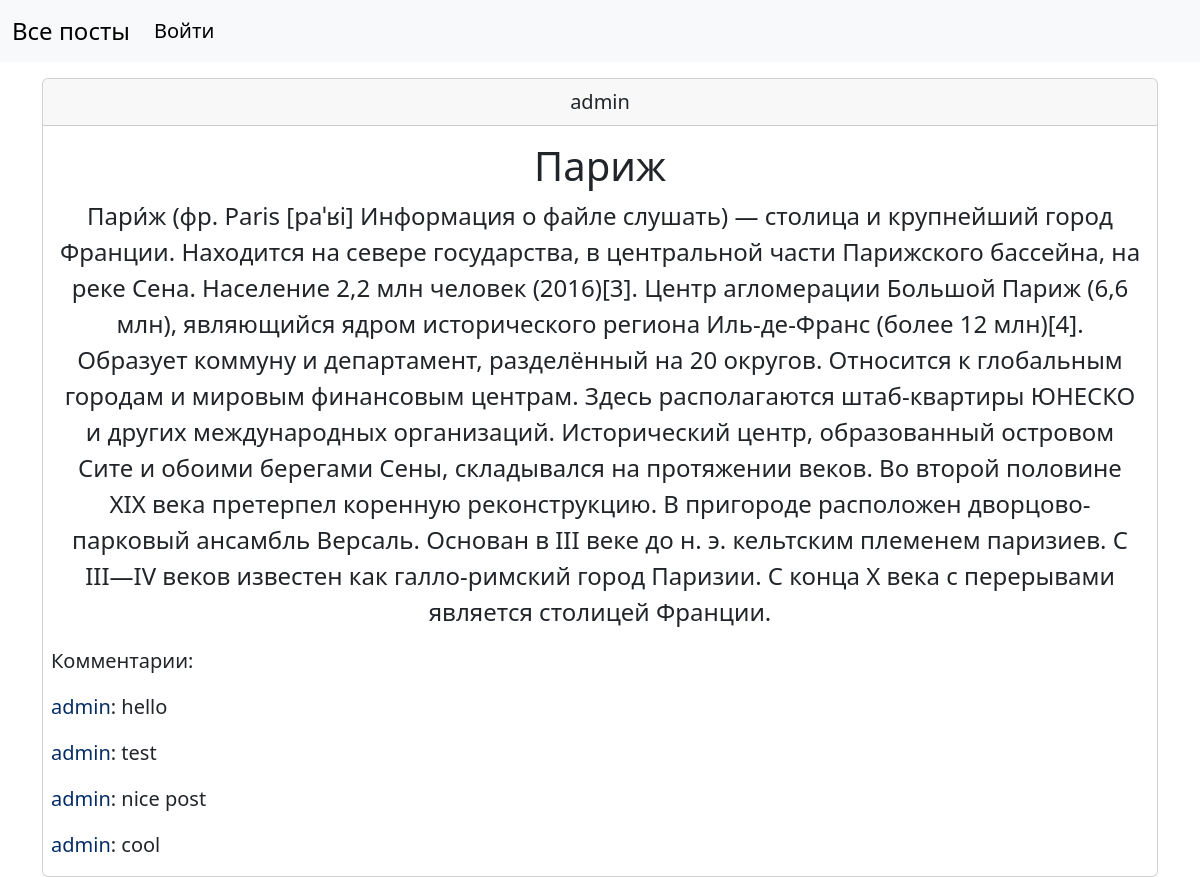
The app's page /post/4 with its own data.
### core/models.py (models this page shows, shortened)
class User(db.Model, UserMixin):
    __tablename__ = 'users'
    id = db.Column(db.Integer, primary_key=True)
    username = db.Column(db.String(128), nullable=False, unique=True)
    password = db.Column(db.String(25), nullable=False)
    posts = db.relationship('Post', backref='author', lazy=True)
    comments = db.relationship('Comment', backref='author', lazy=True)
    def __str__(self) -> str:
        return self.username

class Post(db.Model):
    __tablename__ = 'posts'
    id = db.Column(db.Integer, primary_key=True)
    title = db.Column(db.String(128), nullable=False)
    body = db.Column(db.Text, nullable=False)
    author_id = db.Column(db.Integer, db.ForeignKey('users.id'), nullable=False)
    comments = db.relationship('Comment', backref='post', lazy=True, cascade='all, delete')

class Comment(db.Model):
    __tablename__ = 'comments'
    id = db.Column(db.Integer, primary_key=True)
    message = db.Column(db.String(128), nullable=False)
    author_id = db.Column(db.Integer, db.ForeignKey('users.id'), nullable=False)
    post_id = db.Column(db.Integer, db.ForeignKey('posts.id'), nullable=False)

### core/routes.py (the view)
@app.route("/post/<int:id>")
def post(id):
    post = Post.query.get(id)
    return render_template("post.html", post=post)

### core/templates/post.html (shortened to what this page needs)
{% extends "base.html" %}
{% block content %}
<div>
    <div class="card mt-3">
        <div class="card-header text-center fs-5">
            {{ post.author }}
        </div>
        <div class="card-body text-center">
            <h5 class="card-title text-center fs-1">{{ post.title }}</h5>
            <p class="card-text text-center fs-4">{{ post.body }}</p>
        </div>
        <p class="fs-5 ms-2">Комментарии:</p>
        {% for comment in post.comments %}
        <p class="fs-5 ms-2"><span class="text-primary-emphasis">{{ comment.author }}</span>: {{ comment.message }}</p>
        {% endfor %}
    </div>
</div>
{% endblock %}

### records on screen
User: author "admin"
Post: title "Париж", body "Пари́ж (фр. Paris [paˈʁi] Информация о файле слушать) — столица и крупнейший город Франции. Находится на севере государства, в центральной части Парижского бассейна, на реке Сена. Население 2,2 млн человек (2016)[3]. Центр агломерации Большой Париж (6,6 млн), являющийся ядром исторического региона Иль-де-Франс (более 12 млн)[4]. Образует коммуну и департамент, разделённый на 20 округов. Относится к глобальным городам и мировым финансовым центрам. Здесь располагаются штаб-квартиры ЮНЕСКО и других международных организаций. Исторический центр, образованный островом Сите и обоими берегами Сены, складывался на протяжении веков. Во второй половине XIX века претерпел коренную реконструкцию. В…"
Comment: author "admin", message "hello"
Comment: author "admin", message "test"
Comment: author "admin", message "nice post"
Comment: author "admin", message "cool"
